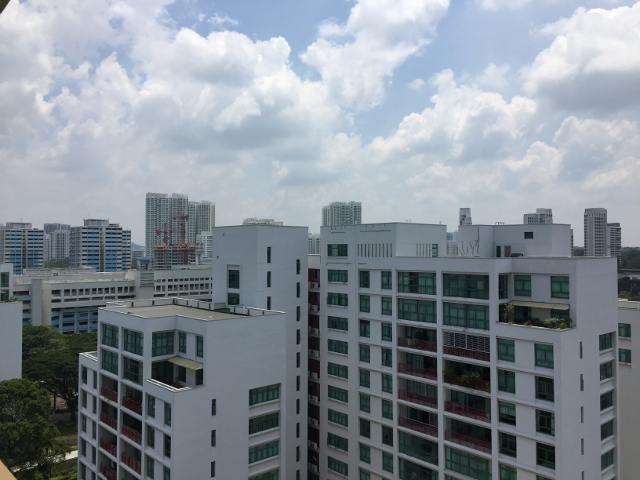
#> input picture CA1/EE5731 CA1 LI HAIPENG/Img/im01.jpg, 640 x 480 px
$ jupyter execute 'EE5731 Part2.ipynb'   (shell and % lines are left out)
#> lines starting #> are read from the running program, lines starting #| are printed output that depends on the picture
# <center>Part 2: SIFT Features and Descriptors
## Extract SIFT keypoints from im01.jpg using any publicly available SIFT code. Show the keypoints on the images.

[cell 1]
#delete all variables

import numpy as np
import matplotlib.pyplot as plt
import cv2

img1 = cv2.imread('Img/im01.jpg')
#> img1 is the input picture: shape (480, 640, 3); mean B, G, R 148.8, 140.9, 132.5
img1 = cv2.cvtColor(img1,cv2.COLOR_BGR2RGB)

img2 = cv2.imread('Img/im02.jpg')
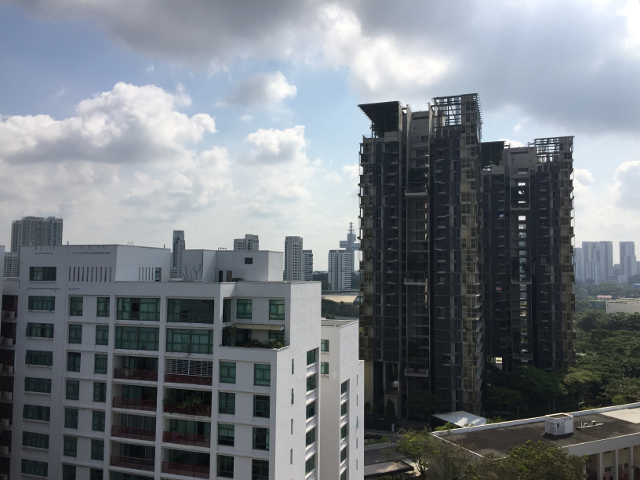
#> input picture CA1/EE5731 CA1 LI HAIPENG/Img/im02.jpg, 640 x 480 px
#> img2 is the input picture: shape (480, 640, 3); mean B, G, R 130.5, 124.4, 118.6
img2 = cv2.cvtColor(img2,cv2.COLOR_BGR2RGB)

img3 = cv2.imread('Img/im03.jpg')
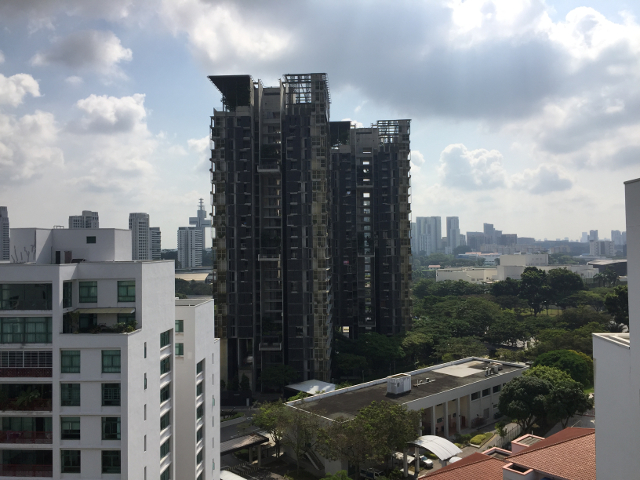
#> input picture CA1/EE5731 CA1 LI HAIPENG/Img/im03.jpg, 640 x 480 px
#> img3 is the input picture: shape (480, 640, 3); mean B, G, R 127.2, 124.1, 119.9
img3 = cv2.cvtColor(img3,cv2.COLOR_BGR2RGB)

img4 = cv2.imread('Img/im04.jpg')
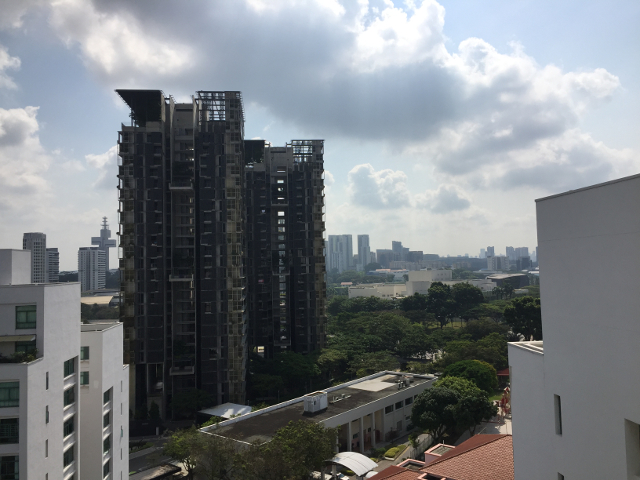
#> input picture CA1/EE5731 CA1 LI HAIPENG/Img/im04.jpg, 640 x 480 px
#> img4 is the input picture: shape (480, 640, 3); mean B, G, R 128.8, 124.8, 120.2
img4 = cv2.cvtColor(img4,cv2.COLOR_BGR2RGB)

img5 = cv2.imread('Img/im05.jpg')
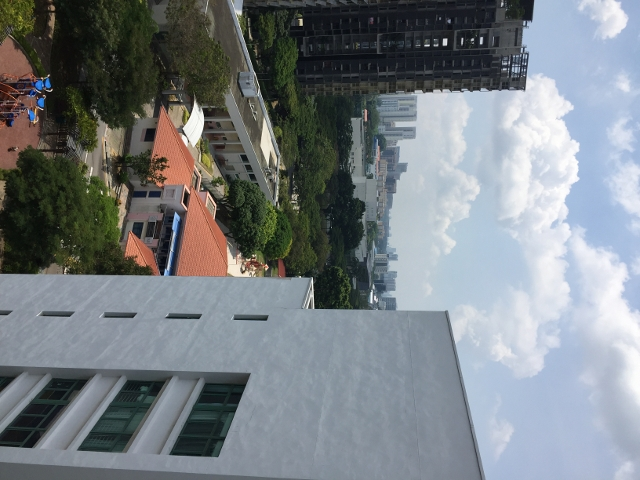
#> input picture CA1/EE5731 CA1 LI HAIPENG/Img/im05.jpg, 640 x 480 px
#> img5 is the input picture: shape (480, 640, 3); mean B, G, R 130.4, 126.3, 120.1
img5 = cv2.cvtColor(img5,cv2.COLOR_BGR2RGB)


sift = cv2.xfeatures2d.SIFT_create()

#collect kp & des information
(kp1, des1) = sift.detectAndCompute(img1, None)
#> kp1 = 1567 keypoints; strongest (x, y, size): (69, 456, 5), (545, 422, 13.4), (545, 388, 14.2), (508, 445, 12.2)
(kp2, des2) = sift.detectAndCompute(img2, None)
#> kp2 = 1193 keypoints; strongest (x, y, size): (520, 192, 1.8), (522, 218, 3.8), (405, 111, 2.1), (523, 184, 2.1)
(kp3, des3) = sift.detectAndCompute(img3, None)
#> kp3 = 1046 keypoints; strongest (x, y, size): (366, 195, 3.5), (256, 86, 2.2), (364, 163, 2.1), (410, 459, 4.1)
(kp4, des4) = sift.detectAndCompute(img4, None)
#> kp4 = 762 keypoints; strongest (x, y, size): (281, 213, 3.5), (281, 181, 2.5), (168, 102, 2.2), (126, 95, 8.6)
(kp5, des5) = sift.detectAndCompute(img5, None)
#> kp5 = 1023 keypoints; strongest (x, y, size): (445, 42, 4), (472, 39, 1.9), (481, 42, 2.2), (301, 24, 2.6)

#draw keypoints
f1 = cv2.drawKeypoints(img1, kp1, img1, flags = cv2.DRAW_MATCHES_FLAGS_DRAW_RICH_KEYPOINTS)
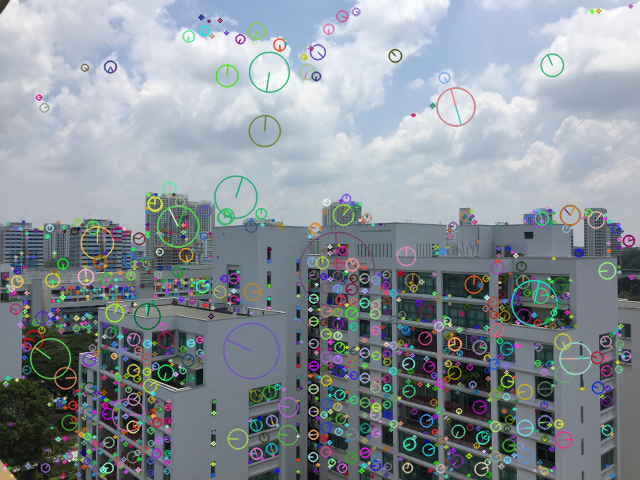
#> f1: shape (480, 640, 3); mean R, G, B 136.6, 144.9, 151.7
f2 = cv2.drawKeypoints(img2, kp2, img2, flags = cv2.DRAW_MATCHES_FLAGS_DRAW_RICH_KEYPOINTS)
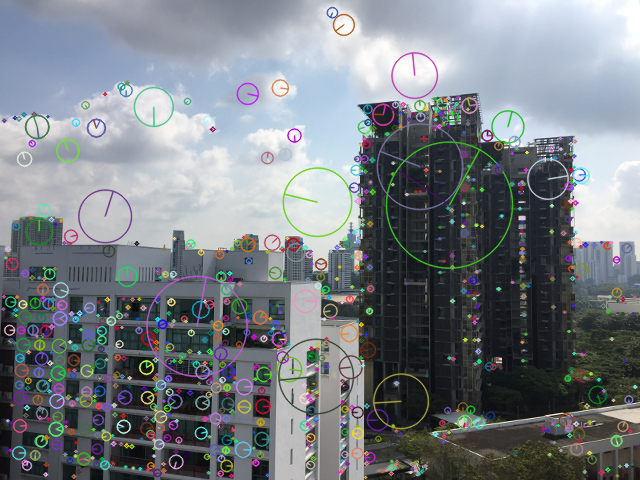
#> f2: shape (480, 640, 3); mean R, G, B 121.4, 127.1, 132.6
f3 = cv2.drawKeypoints(img3, kp3, img3, flags = cv2.DRAW_MATCHES_FLAGS_DRAW_RICH_KEYPOINTS)
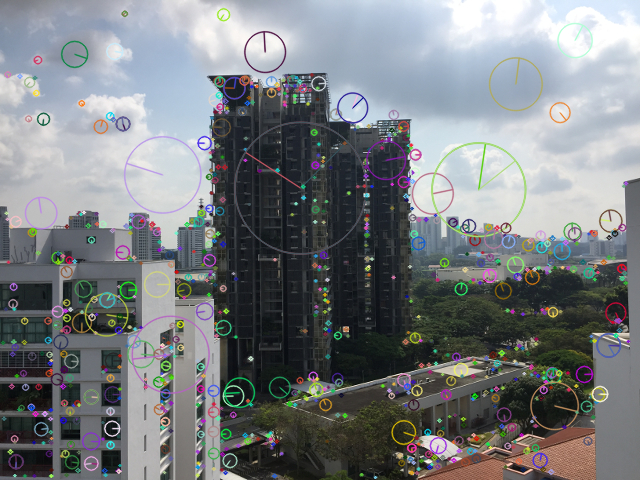
#> f3: shape (480, 640, 3); mean R, G, B 121.7, 125.5, 128.5
f4 = cv2.drawKeypoints(img4, kp4, img4, flags = cv2.DRAW_MATCHES_FLAGS_DRAW_RICH_KEYPOINTS)
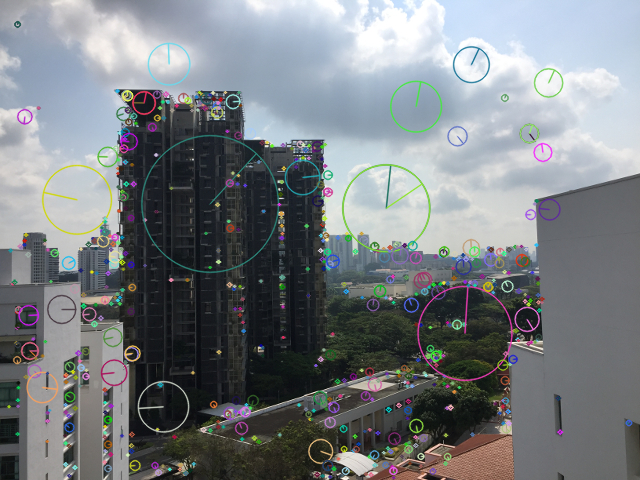
#> f4: shape (480, 640, 3); mean R, G, B 121.5, 126.2, 129.9
f5 = cv2.drawKeypoints(img5, kp5, img5, flags = cv2.DRAW_MATCHES_FLAGS_DRAW_RICH_KEYPOINTS)
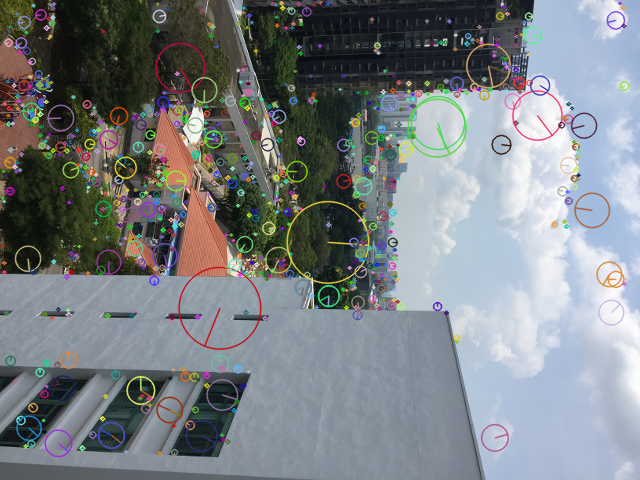
#> f5: shape (480, 640, 3); mean R, G, B 122.5, 128.2, 131.7

plt.figure(figsize=(40,40))
plt.subplot(511)
plt.imshow(f1)
plt.subplot(512)
plt.imshow(f2)
plt.subplot(513)
plt.imshow(f3)
plt.subplot(514)
plt.imshow(f4)
plt.subplot(515)
plt.imshow(f5)
plt.show()
